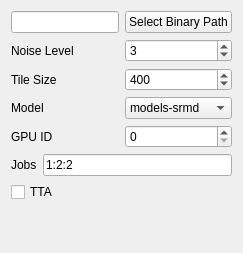
          <widget class="QWidget" name="srmdNcnnVulkanTab">
           <attribute name="title">
            <string>SRMD NCNN Vulkan</string>
           </attribute>
           <layout class="QVBoxLayout" name="verticalLayout_7">
            <item>
             <layout class="QHBoxLayout" name="srmdNcnnVulkanPathHorizontalLayout">
              <item>
               <widget class="QLineEdit" name="srmdNcnnVulkanPathLineEdit"/>
              </item>
              <item>
               <widget class="QPushButton" name="srmdNcnnVulkanPathSelectButton">
                <property name="text">
                 <string>Select Binary Path</string>
                </property>
               </widget>
              </item>
             </layout>
            </item>
            <item>
             <layout class="QHBoxLayout" name="srmdNcnnVulkanNoiseLevelHorizontalLayout">
              <item>
               <widget class="QLabel" name="srmdNcnnVulkanNoiseLevelLabel">
                <property name="text">
                 <string>Noise Level</string>
                </property>
               </widget>
              </item>
              <item>
               <widget class="QSpinBox" name="srmdNcnnVulkanNoiseLevelSpinBox">
                <property name="minimum">
                 <number>-1</number>
                </property>
                <property name="maximum">
                 <number>10</number>
                </property>
                <property name="value">
                 <number>3</number>
                </property>
               </widget>
              </item>
             </layout>
            </item>
            <item>
             <layout class="QHBoxLayout" name="srmdNcnnVulkanTileSizeHorizontalLayout">
              <item>
               <widget class="QLabel" name="srmdNcnnVulkanTileSizeLabel">
                <property name="text">
                 <string>Tile Size</string>
                </property>
               </widget>
              </item>
              <item>
               <widget class="QSpinBox" name="srmdNcnnVulkanTileSizeSpinBox">
                <property name="minimum">
                 <number>32</number>
                </property>
                <property name="maximum">
                 <number>99999</number>
                </property>
                <property name="value">
                 <number>400</number>
                </property>
               </widget>
              </item>
             </layout>
            </item>
            <item>
             <layout class="QHBoxLayout" name="srmdNcnnVulkanModelHorizontalLayout">
              <item>
               <widget class="QLabel" name="srmdNcnnVulkanModelLabel">
                <property name="text">
                 <string>Model</string>
                </property>
               </widget>
              </item>
              <item>
               <widget class="QComboBox" name="srmdNcnnVulkanModelComboBox">
                <item>
                 <property name="text">
                  <string>models-srmd</string>
                 </property>
                </item>
               </widget>
              </item>
             </layout>
            </item>
            <item>
             <layout class="QHBoxLayout" name="srmdNcnnVulkanGpuIdHorizontalLayout">
              <item>
               <widget class="QLabel" name="srmdNcnnVulkanGpuIdLabel">
                <property name="text">
                 <string>GPU ID</string>
                </property>
               </widget>
              </item>
              <item>
               <widget class="QSpinBox" name="srmdNcnnVulkanGpuIdSpinBox"/>
              </item>
             </layout>
            </item>
            <item>
             <layout class="QHBoxLayout" name="srmdNcnnVulkanJobsHorizontalLayout">
              <item>
               <widget class="QLabel" name="srmdNcnnVulkanJobsLabel">
                <property name="text">
                 <string>Jobs</string>
                </property>
               </widget>
              </item>
              <item>
               <widget class="QLineEdit" name="srmdNcnnVulkanJobsLineEdit">
                <property name="text">
                 <string>1:2:2</string>
                </property>
               </widget>
              </item>
             </layout>
            </item>
            <item>
             <layout class="QHBoxLayout" name="srmdNcnnVulkanOptionsHorizontalLayout">
              <item>
               <widget class="QCheckBox" name="srmdNcnnVulkanTtaCheckBox">
                <property name="text">
                 <string>TTA</string>
                </property>
               </widget>
              </item>
             </layout>
            </item>
            <item>
             <spacer name="srmdNcnnVulkanVerticalSpacer">
              <property name="orientation">
               <enum>Qt::Vertical</enum>
              </property>
              <property name="sizeHint" stdset="0">
               <size>
                <width>20</width>
                <height>40</height>
               </size>
              </property>
             </spacer>
            </item>
           </layout>
          </widget>
